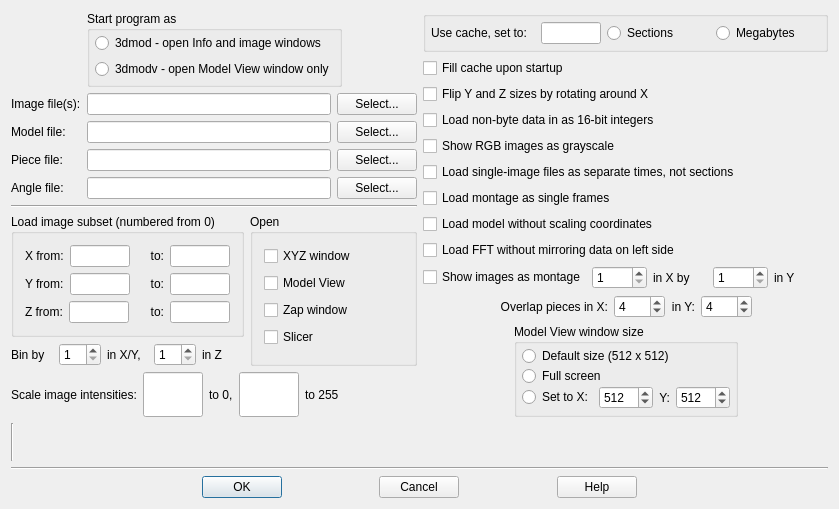
<?xml version="1.0" encoding="UTF-8"?>
<ui version="4.0">
 <class>StartupForm</class>
 <widget class="QDialog" name="StartupForm">
  <property name="geometry">
   <rect>
    <x>0</x>
    <y>0</y>
    <width>839</width>
    <height>509</height>
   </rect>
  </property>
  <property name="windowTitle">
   <string>3dmod Startup</string>
  </property>
  <layout class="QVBoxLayout" name="verticalLayout_4">
   <item>
    <layout class="QHBoxLayout" name="horizontalLayout_3">
     <item>
      <layout class="QVBoxLayout">
       <item>
        <layout class="QHBoxLayout">
         <property name="spacing">
          <number>6</number>
         </property>
         <property name="margin">
          <number>0</number>
         </property>
         <item>
          <spacer name="Spacer11">
           <property name="orientation">
            <enum>Qt::Horizontal</enum>
           </property>
           <property name="sizeType">
            <enum>QSizePolicy::Expanding</enum>
           </property>
           <property name="sizeHint" stdset="0">
            <size>
             <width>53</width>
             <height>16</height>
            </size>
           </property>
          </spacer>
         </item>
         <item>
          <widget class="QGroupBox" name="groupBox">
           <property name="title">
            <string>Start program as</string>
           </property>
           <layout class="QVBoxLayout" name="verticalLayout">
            <property name="leftMargin">
             <number>5</number>
            </property>
            <property name="topMargin">
             <number>2</number>
            </property>
            <property name="rightMargin">
             <number>5</number>
            </property>
            <property name="bottomMargin">
             <number>5</number>
            </property>
            <item>
             <widget class="QRadioButton" name="start3dmodRadio">
              <property name="toolTip">
               <string>Start full 3dmod program</string>
              </property>
              <property name="text">
               <string>3dmod - open Info and image windows</string>
              </property>
             </widget>
            </item>
            <item>
             <widget class="QRadioButton" name="startModvRadio">
              <property name="toolTip">
               <string>Start 3dmodv in standalone model view mode</string>
              </property>
              <property name="text">
               <string>3dmodv - open Model View window only</string>
              </property>
             </widget>
            </item>
           </layout>
          </widget>
         </item>
         <item>
          <spacer name="Spacer10">
           <property name="orientation">
            <enum>Qt::Horizontal</enum>
           </property>
           <property name="sizeType">
            <enum>QSizePolicy::Expanding</enum>
           </property>
           <property name="sizeHint" stdset="0">
            <size>
             <width>53</width>
             <height>16</height>
            </size>
           </property>
          </spacer>
         </item>
        </layout>
       </item>
       <item>
        <layout class="QGridLayout">
         <item row="1" column="1">
          <widget class="QLineEdit" name="modelFileEdit"/>
         </item>
         <item row="0" column="1">
          <widget class="QLineEdit" name="imageFilesEdit"/>
         </item>
         <item row="1" column="2">
          <widget class="QPushButton" name="modelSelectButton">
           <property name="focusPolicy">
            <enum>Qt::NoFocus</enum>
           </property>
           <property name="text">
            <string>Select...</string>
           </property>
          </widget>
         </item>
         <item row="2" column="1">
          <widget class="QLineEdit" name="pieceFileEdit"/>
         </item>
         <item row="0" column="2">
          <widget class="QPushButton" name="imageSelectButton">
           <property name="focusPolicy">
            <enum>Qt::NoFocus</enum>
           </property>
           <property name="text">
            <string>Select...</string>
           </property>
          </widget>
         </item>
         <item row="2" column="2">
          <widget class="QPushButton" name="pieceSelectButton">
           <property name="focusPolicy">
            <enum>Qt::NoFocus</enum>
           </property>
           <property name="text">
            <string>Select...</string>
           </property>
          </widget>
         </item>
         <item row="0" column="0">
          <widget class="QLabel" name="imageFilesLabel">
           <property name="text">
            <string>Image file(s):</string>
           </property>
           <property name="wordWrap">
            <bool>false</bool>
           </property>
          </widget>
         </item>
         <item row="2" column="0">
          <widget class="QLabel" name="pieceFileLabel">
           <property name="text">
            <string>Piece file:</string>
           </property>
           <property name="wordWrap">
            <bool>false</bool>
           </property>
          </widget>
         </item>
         <item row="3" column="0">
          <widget class="QLabel" name="angleFileLabel">
           <property name="text">
            <string>Angle file:</string>
           </property>
           <property name="wordWrap">
            <bool>false</bool>
           </property>
          </widget>
         </item>
         <item row="3" column="2">
          <widget class="QPushButton" name="angleSelectButton">
           <property name="focusPolicy">
            <enum>Qt::NoFocus</enum>
           </property>
           <property name="text">
            <string>Select...</string>
           </property>
          </widget>
         </item>
         <item row="1" column="0">
          <widget class="QLabel" name="modelFileLabel">
           <property name="text">
            <string>Model file:</string>
           </property>
           <property name="wordWrap">
            <bool>false</bool>
           </property>
          </widget>
         </item>
         <item row="3" column="1">
          <widget class="QLineEdit" name="angleFileEdit"/>
         </item>
        </layout>
       </item>
       <item>
        <widget class="Line" name="Line1">
         <property name="frameShape">
          <enum>QFrame::HLine</enum>
         </property>
         <property name="frameShadow">
          <enum>QFrame::Sunken</enum>
         </property>
        </widget>
       </item>
       <item>
        <layout class="QHBoxLayout">
         <item>
          <layout class="QVBoxLayout">
           <item>
            <widget class="QGroupBox" name="subsetsBox">
             <property name="title">
              <string>Load image subset (numbered from 0)</string>
             </property>
             <layout class="QVBoxLayout">
              <property name="spacing">
               <number>6</number>
              </property>
              <property name="margin">
               <number>11</number>
              </property>
              <item>
               <layout class="QHBoxLayout">
                <property name="spacing">
                 <number>6</number>
                </property>
                <property name="margin">
                 <number>0</number>
                </property>
                <item>
                 <widget class="QLabel" name="xMinLabel">
                  <property name="text">
                   <string>X from:</string>
                  </property>
                  <property name="wordWrap">
                   <bool>false</bool>
                  </property>
                 </widget>
                </item>
                <item>
                 <widget class="QLineEdit" name="xFromEdit">
                  <property name="sizePolicy">
                   <sizepolicy hsizetype="Fixed" vsizetype="Fixed">
                    <horstretch>0</horstretch>
                    <verstretch>0</verstretch>
                   </sizepolicy>
                  </property>
                  <property name="maximumSize">
                   <size>
                    <width>60</width>
                    <height>32767</height>
                   </size>
                  </property>
                 </widget>
                </item>
                <item>
                 <widget class="QLabel" name="xToLabel">
                  <property name="text">
                   <string>to:</string>
                  </property>
                  <property name="alignment">
                   <set>Qt::AlignRight|Qt::AlignTrailing|Qt::AlignVCenter</set>
                  </property>
                  <property name="wordWrap">
                   <bool>false</bool>
                  </property>
                 </widget>
                </item>
                <item>
                 <widget class="QLineEdit" name="xToEdit">
                  <property name="sizePolicy">
                   <sizepolicy hsizetype="Fixed" vsizetype="Fixed">
                    <horstretch>0</horstretch>
                    <verstretch>0</verstretch>
                   </sizepolicy>
                  </property>
                  <property name="maximumSize">
                   <size>
                    <width>60</width>
                    <height>32767</height>
                   </size>
                  </property>
                 </widget>
                </item>
               </layout>
              </item>
              <item>
               <layout class="QHBoxLayout">
                <property name="spacing">
                 <number>6</number>
                </property>
                <property name="margin">
                 <number>0</number>
                </property>
                <item>
                 <widget class="QLabel" name="yMinLabel">
                  <property name="text">
                   <string>Y from:</string>
                  </property>
                  <property name="wordWrap">
                   <bool>false</bool>
                  </property>
                 </widget>
                </item>
                <item>
                 <widget class="QLineEdit" name="yFromEdit">
                  <property name="sizePolicy">
                   <sizepolicy hsizetype="Fixed" vsizetype="Fixed">
                    <horstretch>0</horstretch>
                    <verstretch>0</verstretch>
                   </sizepolicy>
                  </property>
                  <property name="maximumSize">
                   <size>
                    <width>60</width>
                    <height>32767</height>
                   </size>
                  </property>
                 </widget>
                </item>
                <item>
                 <widget class="QLabel" name="yToLabel">
                  <property name="text">
                   <string>to:</string>
                  </property>
                  <property name="alignment">
                   <set>Qt::AlignRight|Qt::AlignTrailing|Qt::AlignVCenter</set>
                  </property>
                  <property name="wordWrap">
                   <bool>false</bool>
                  </property>
                 </widget>
                </item>
                <item>
                 <widget class="QLineEdit" name="yToEdit">
                  <property name="sizePolicy">
                   <sizepolicy hsizetype="Fixed" vsizetype="Fixed">
                    <horstretch>0</horstretch>
                    <verstretch>0</verstretch>
                   </sizepolicy>
                  </property>
                  <property name="maximumSize">
                   <size>
                    <width>60</width>
                    <height>32767</height>
                   </size>
                  </property>
                 </widget>
                </item>
               </layout>
              </item>
              <item>
               <layout class="QHBoxLayout">
                <property name="spacing">
                 <number>6</number>
                </property>
                <property name="margin">
                 <number>0</number>
                </property>
                <item>
                 <widget class="QLabel" name="zMinLabel">
                  <property name="text">
                   <string>Z from:</string>
                  </property>
                  <property name="wordWrap">
                   <bool>false</bool>
                  </property>
                 </widget>
                </item>
                <item>
                 <widget class="QLineEdit" name="zFromEdit">
                  <property name="sizePolicy">
                   <sizepolicy hsizetype="Fixed" vsizetype="Fixed">
                    <horstretch>0</horstretch>
                    <verstretch>0</verstretch>
                   </sizepolicy>
                  </property>
                  <property name="maximumSize">
                   <size>
                    <width>60</width>
                    <height>32767</height>
                   </size>
                  </property>
                 </widget>
                </item>
                <item>
                 <widget class="QLabel" name="zToLabel">
                  <property name="text">
                   <string>to:</string>
                  </property>
                  <property name="alignment">
                   <set>Qt::AlignRight|Qt::AlignTrailing|Qt::AlignVCenter</set>
                  </property>
                  <property name="wordWrap">
                   <bool>false</bool>
                  </property>
                 </widget>
                </item>
                <item>
                 <widget class="QLineEdit" name="zToEdit">
                  <property name="sizePolicy">
                   <sizepolicy hsizetype="Fixed" vsizetype="Fixed">
                    <horstretch>0</horstretch>
                    <verstretch>0</verstretch>
                   </sizepolicy>
                  </property>
                  <property name="maximumSize">
                   <size>
                    <width>60</width>
                    <height>32767</height>
                   </size>
                  </property>
                 </widget>
                </item>
               </layout>
              </item>
             </layout>
            </widget>
           </item>
           <item>
            <layout class="QHBoxLayout">
             <item>
              <widget class="QLabel" name="binByLabel">
               <property name="text">
                <string>Bin by</string>
               </property>
               <property name="wordWrap">
                <bool>false</bool>
               </property>
              </widget>
             </item>
             <item>
              <widget class="QSpinBox" name="binXYSpinBox">
               <property name="minimum">
                <number>1</number>
               </property>
               <property name="maximum">
                <number>32</number>
               </property>
              </widget>
             </item>
             <item>
              <widget class="QLabel" name="binByXYLabel">
               <property name="text">
                <string>in X/Y, </string>
               </property>
               <property name="wordWrap">
                <bool>false</bool>
               </property>
              </widget>
             </item>
             <item>
              <widget class="QSpinBox" name="binZSpinBox">
               <property name="minimum">
                <number>1</number>
               </property>
               <property name="maximum">
                <number>32</number>
               </property>
              </widget>
             </item>
             <item>
              <widget class="QLabel" name="binByZLabel">
               <property name="text">
                <string>in Z</string>
               </property>
               <property name="wordWrap">
                <bool>false</bool>
               </property>
              </widget>
             </item>
            </layout>
           </item>
          </layout>
         </item>
         <item>
          <widget class="QGroupBox" name="openWhichBox">
           <property name="title">
            <string>Open</string>
           </property>
           <layout class="QVBoxLayout" name="verticalLayout_5">
            <item>
             <widget class="QCheckBox" name="openXYZBox">
              <property name="text">
               <string>XYZ window</string>
              </property>
             </widget>
            </item>
            <item>
             <widget class="QCheckBox" name="openModvBox">
              <property name="text">
               <string>Model View</string>
              </property>
             </widget>
            </item>
            <item>
             <widget class="QCheckBox" name="openZapBox">
              <property name="text">
               <string>Zap window</string>
              </property>
             </widget>
            </item>
            <item>
             <widget class="QCheckBox" name="openSlicerBox">
              <property name="text">
               <string>Slicer</string>
              </property>
             </widget>
            </item>
           </layout>
          </widget>
         </item>
        </layout>
       </item>
       <item>
        <layout class="QHBoxLayout">
         <property name="spacing">
          <number>6</number>
         </property>
         <property name="margin">
          <number>0</number>
         </property>
         <item>
          <widget class="QLabel" name="scaleImageLabel">
           <property name="text">
            <string>Scale image intensities:</string>
           </property>
           <property name="wordWrap">
            <bool>false</bool>
           </property>
          </widget>
         </item>
         <item>
          <widget class="QLineEdit" name="scaleFromEdit">
           <property name="sizePolicy">
            <sizepolicy hsizetype="Fixed" vsizetype="Fixed">
             <horstretch>0</horstretch>
             <verstretch>0</verstretch>
            </sizepolicy>
           </property>
           <property name="maximumSize">
            <size>
             <width>60</width>
             <height>32767</height>
            </size>
           </property>
          </widget>
         </item>
         <item>
          <widget class="QLabel" name="to0Label">
           <property name="text">
            <string>to 0,</string>
           </property>
           <property name="wordWrap">
            <bool>false</bool>
           </property>
          </widget>
         </item>
         <item>
          <widget class="QLineEdit" name="scaleToEdit">
           <property name="sizePolicy">
            <sizepolicy hsizetype="Fixed" vsizetype="Fixed">
             <horstretch>0</horstretch>
             <verstretch>0</verstretch>
            </sizepolicy>
           </property>
           <property name="maximumSize">
            <size>
             <width>60</width>
             <height>32767</height>
            </size>
           </property>
          </widget>
         </item>
         <item>
          <widget class="QLabel" name="to255Label">
           <property name="text">
            <string>to 255</string>
           </property>
           <property name="wordWrap">
            <bool>false</bool>
           </property>
          </widget>
         </item>
         <item>
          <spacer name="Spacer12">
           <property name="orientation">
            <enum>Qt::Horizontal</enum>
           </property>
           <property name="sizeType">
            <enum>QSizePolicy::Expanding</enum>
           </property>
           <property name="sizeHint" stdset="0">
            <size>
             <width>30</width>
             <height>0</height>
            </size>
           </property>
          </spacer>
         </item>
        </layout>
       </item>
      </layout>
     </item>
     <item>
      <layout class="QVBoxLayout" name="verticalLayout_3">
       <item>
        <widget class="QGroupBox" name="groupBox_2">
         <property name="title">
          <string/>
         </property>
         <layout class="QHBoxLayout" name="horizontalLayout">
          <property name="margin">
           <number>5</number>
          </property>
          <item>
           <widget class="QLabel" name="useCacheLabel">
            <property name="text">
             <string>Use cache, set to:</string>
            </property>
            <property name="wordWrap">
             <bool>false</bool>
            </property>
           </widget>
          </item>
          <item>
           <widget class="QLineEdit" name="cacheSizeEdit">
            <property name="sizePolicy">
             <sizepolicy hsizetype="Fixed" vsizetype="Fixed">
              <horstretch>0</horstretch>
              <verstretch>0</verstretch>
             </sizepolicy>
            </property>
            <property name="maximumSize">
             <size>
              <width>60</width>
              <height>32767</height>
             </size>
            </property>
           </widget>
          </item>
          <item>
           <widget class="QRadioButton" name="cacheSectionsButton">
            <property name="text">
             <string>Sections</string>
            </property>
           </widget>
          </item>
          <item>
           <widget class="QRadioButton" name="megabyteButton">
            <property name="text">
             <string>Megabytes</string>
            </property>
           </widget>
          </item>
         </layout>
        </widget>
       </item>
       <item>
        <widget class="QCheckBox" name="fillCacheBox">
         <property name="text">
          <string>Fill cache upon startup</string>
         </property>
        </widget>
       </item>
       <item>
        <widget class="QCheckBox" name="flipCheckBox">
         <property name="text">
          <string>Flip Y and Z sizes by rotating around X</string>
         </property>
        </widget>
       </item>
       <item>
        <widget class="QCheckBox" name="loadUshortBox">
         <property name="text">
          <string>Load non-byte data in as 16-bit integers</string>
         </property>
        </widget>
       </item>
       <item>
        <widget class="QCheckBox" name="showRGBGrayBox">
         <property name="text">
          <string>Show RGB images as grayscale</string>
         </property>
        </widget>
       </item>
       <item>
        <widget class="QCheckBox" name="loadSepTimesBox">
         <property name="text">
          <string>Load single-image files as separate times, not sections</string>
         </property>
        </widget>
       </item>
       <item>
        <widget class="QCheckBox" name="loadFramesBox">
         <property name="text">
          <string>Load montage as single frames</string>
         </property>
        </widget>
       </item>
       <item>
        <widget class="QCheckBox" name="loadUnscaledBox">
         <property name="text">
          <string>Load model without scaling coordinates</string>
         </property>
        </widget>
       </item>
       <item>
        <widget class="QCheckBox" name="loadNoMirrorBox">
         <property name="text">
          <string>Load FFT without mirroring data on left side</string>
         </property>
        </widget>
       </item>
       <item>
        <layout class="QHBoxLayout">
         <property name="spacing">
          <number>6</number>
         </property>
         <property name="margin">
          <number>0</number>
         </property>
         <item>
          <widget class="QCheckBox" name="showMontageBox">
           <property name="text">
            <string>Show images as montage</string>
           </property>
          </widget>
         </item>
         <item>
          <widget class="QSpinBox" name="xMontageSpinBox">
           <property name="minimum">
            <number>1</number>
           </property>
           <property name="maximum">
            <number>200</number>
           </property>
          </widget>
         </item>
         <item>
          <widget class="QLabel" name="xMontageLabel">
           <property name="text">
            <string>in X by</string>
           </property>
           <property name="wordWrap">
            <bool>false</bool>
           </property>
          </widget>
         </item>
         <item>
          <widget class="QSpinBox" name="yMontageSpinBox">
           <property name="minimum">
            <number>1</number>
           </property>
           <property name="maximum">
            <number>200</number>
           </property>
          </widget>
         </item>
         <item>
          <widget class="QLabel" name="yMontageLabel">
           <property name="text">
            <string>in Y</string>
           </property>
           <property name="wordWrap">
            <bool>false</bool>
           </property>
          </widget>
         </item>
        </layout>
       </item>
       <item>
        <layout class="QHBoxLayout">
         <property name="spacing">
          <number>6</number>
         </property>
         <property name="margin">
          <number>0</number>
         </property>
         <item>
          <spacer name="Spacer5">
           <property name="orientation">
            <enum>Qt::Horizontal</enum>
           </property>
           <property name="sizeType">
            <enum>QSizePolicy::Expanding</enum>
           </property>
           <property name="sizeHint" stdset="0">
            <size>
             <width>30</width>
             <height>0</height>
            </size>
           </property>
          </spacer>
         </item>
         <item>
          <widget class="QLabel" name="xOverlapLabel">
           <property name="text">
            <string>Overlap pieces in X:</string>
           </property>
           <property name="alignment">
            <set>Qt::AlignRight|Qt::AlignTrailing|Qt::AlignVCenter</set>
           </property>
           <property name="wordWrap">
            <bool>false</bool>
           </property>
          </widget>
         </item>
         <item>
          <widget class="QSpinBox" name="xOverlapSpinBox">
           <property name="minimum">
            <number>-100</number>
           </property>
           <property name="maximum">
            <number>200</number>
           </property>
           <property name="value">
            <number>4</number>
           </property>
          </widget>
         </item>
         <item>
          <widget class="QLabel" name="yOverlapLabel">
           <property name="text">
            <string>in Y:</string>
           </property>
           <property name="alignment">
            <set>Qt::AlignRight|Qt::AlignTrailing|Qt::AlignVCenter</set>
           </property>
           <property name="wordWrap">
            <bool>false</bool>
           </property>
          </widget>
         </item>
         <item>
          <widget class="QSpinBox" name="yOverlapSpinBox">
           <property name="minimum">
            <number>-100</number>
           </property>
           <property name="maximum">
            <number>200</number>
           </property>
           <property name="value">
            <number>4</number>
           </property>
          </widget>
         </item>
         <item>
          <spacer name="Spacer6">
           <property name="orientation">
            <enum>Qt::Horizontal</enum>
           </property>
           <property name="sizeType">
            <enum>QSizePolicy::Expanding</enum>
           </property>
           <property name="sizeHint" stdset="0">
            <size>
             <width>30</width>
             <height>0</height>
            </size>
           </property>
          </spacer>
         </item>
        </layout>
       </item>
       <item>
        <layout class="QHBoxLayout" name="horizontalLayout_2">
         <item>
          <spacer name="Spacer9">
           <property name="orientation">
            <enum>Qt::Horizontal</enum>
           </property>
           <property name="sizeType">
            <enum>QSizePolicy::Expanding</enum>
           </property>
           <property name="sizeHint" stdset="0">
            <size>
             <width>30</width>
             <height>0</height>
            </size>
           </property>
          </spacer>
         </item>
         <item>
          <widget class="QGroupBox" name="winSizeGroupBox">
           <property name="title">
            <string>Model View window size</string>
           </property>
           <layout class="QVBoxLayout" name="verticalLayout_2">
            <property name="spacing">
             <number>0</number>
            </property>
            <property name="leftMargin">
             <number>5</number>
            </property>
            <property name="topMargin">
             <number>2</number>
            </property>
            <property name="rightMargin">
             <number>5</number>
            </property>
            <property name="bottomMargin">
             <number>5</number>
            </property>
            <item>
             <widget class="QRadioButton" name="defaultSizeButton">
              <property name="text">
               <string>Default size (512 x 512)</string>
              </property>
             </widget>
            </item>
            <item>
             <widget class="QRadioButton" name="fullScreenButton">
              <property name="text">
               <string>Full screen</string>
              </property>
             </widget>
            </item>
            <item>
             <layout class="QHBoxLayout">
              <property name="spacing">
               <number>6</number>
              </property>
              <property name="margin">
               <number>0</number>
              </property>
              <item>
               <widget class="QRadioButton" name="setSizeButton">
                <property name="text">
                 <string>Set to X:</string>
                </property>
               </widget>
              </item>
              <item>
               <widget class="QSpinBox" name="xSizeSpinBox">
                <property name="minimum">
                 <number>8</number>
                </property>
                <property name="maximum">
                 <number>2048</number>
                </property>
                <property name="singleStep">
                 <number>8</number>
                </property>
                <property name="value">
                 <number>512</number>
                </property>
               </widget>
              </item>
              <item>
               <widget class="QLabel" name="ySizeLabel">
                <property name="text">
                 <string>Y:</string>
                </property>
                <property name="alignment">
                 <set>Qt::AlignRight|Qt::AlignTrailing|Qt::AlignVCenter</set>
                </property>
                <property name="wordWrap">
                 <bool>false</bool>
                </property>
               </widget>
              </item>
              <item>
               <widget class="QSpinBox" name="ySizeSpinBox">
                <property name="minimum">
                 <number>8</number>
                </property>
                <property name="maximum">
                 <number>2048</number>
                </property>
                <property name="singleStep">
                 <number>8</number>
                </property>
                <property name="value">
                 <number>512</number>
                </property>
               </widget>
              </item>
             </layout>
            </item>
           </layout>
          </widget>
         </item>
         <item>
          <spacer name="Spacer8">
           <property name="orientation">
            <enum>Qt::Horizontal</enum>
           </property>
           <property name="sizeType">
            <enum>QSizePolicy::Expanding</enum>
           </property>
           <property name="sizeHint" stdset="0">
            <size>
             <width>30</width>
             <height>0</height>
            </size>
           </property>
          </spacer>
         </item>
        </layout>
       </item>
      </layout>
     </item>
    </layout>
   </item>
   <item>
    <widget class="Line" name="line2">
     <property name="frameShape">
      <enum>QFrame::VLine</enum>
     </property>
     <property name="frameShadow">
      <enum>QFrame::Sunken</enum>
     </property>
    </widget>
   </item>
   <item>
    <widget class="Line" name="line3">
     <property name="frameShape">
      <enum>QFrame::HLine</enum>
     </property>
     <property name="frameShadow">
      <enum>QFrame::Sunken</enum>
     </property>
    </widget>
   </item>
   <item>
    <layout class="QHBoxLayout">
     <item>
      <spacer name="Spacer3">
       <property name="orientation">
        <enum>Qt::Horizontal</enum>
       </property>
       <property name="sizeType">
        <enum>QSizePolicy::Expanding</enum>
       </property>
       <property name="sizeHint" stdset="0">
        <size>
         <width>200</width>
         <height>16</height>
        </size>
       </property>
      </spacer>
     </item>
     <item>
      <widget class="QPushButton" name="OKButton">
       <property name="text">
        <string>OK</string>
       </property>
       <property name="default">
        <bool>true</bool>
       </property>
      </widget>
     </item>
     <item>
      <spacer name="Spacer1">
       <property name="orientation">
        <enum>Qt::Horizontal</enum>
       </property>
       <property name="sizeType">
        <enum>QSizePolicy::Expanding</enum>
       </property>
       <property name="sizeHint" stdset="0">
        <size>
         <width>100</width>
         <height>16</height>
        </size>
       </property>
      </spacer>
     </item>
     <item>
      <widget class="QPushButton" name="cancelButton">
       <property name="text">
        <string>Cancel</string>
       </property>
      </widget>
     </item>
     <item>
      <spacer name="Spacer1_2">
       <property name="orientation">
        <enum>Qt::Horizontal</enum>
       </property>
       <property name="sizeType">
        <enum>QSizePolicy::Expanding</enum>
       </property>
       <property name="sizeHint" stdset="0">
        <size>
         <width>100</width>
         <height>16</height>
        </size>
       </property>
      </spacer>
     </item>
     <item>
      <widget class="QPushButton" name="helpButton">
       <property name="text">
        <string>Help</string>
       </property>
      </widget>
     </item>
     <item>
      <spacer name="Spacer2">
       <property name="orientation">
        <enum>Qt::Horizontal</enum>
       </property>
       <property name="sizeType">
        <enum>QSizePolicy::Expanding</enum>
       </property>
       <property name="sizeHint" stdset="0">
        <size>
         <width>200</width>
         <height>16</height>
        </size>
       </property>
      </spacer>
     </item>
    </layout>
   </item>
  </layout>
 </widget>
 <layoutdefault spacing="6" margin="11"/>
 <tabstops>
  <tabstop>start3dmodRadio</tabstop>
  <tabstop>startModvRadio</tabstop>
  <tabstop>imageFilesEdit</tabstop>
  <tabstop>modelFileEdit</tabstop>
  <tabstop>pieceFileEdit</tabstop>
  <tabstop>xFromEdit</tabstop>
  <tabstop>xToEdit</tabstop>
  <tabstop>yFromEdit</tabstop>
  <tabstop>yToEdit</tabstop>
  <tabstop>zFromEdit</tabstop>
  <tabstop>zToEdit</tabstop>
  <tabstop>openZapBox</tabstop>
  <tabstop>openXYZBox</tabstop>
  <tabstop>openSlicerBox</tabstop>
  <tabstop>openModvBox</tabstop>
  <tabstop>scaleFromEdit</tabstop>
  <tabstop>scaleToEdit</tabstop>
  <tabstop>cacheSizeEdit</tabstop>
  <tabstop>cacheSectionsButton</tabstop>
  <tabstop>megabyteButton</tabstop>
  <tabstop>flipCheckBox</tabstop>
  <tabstop>fillCacheBox</tabstop>
  <tabstop>showRGBGrayBox</tabstop>
  <tabstop>loadFramesBox</tabstop>
  <tabstop>loadUnscaledBox</tabstop>
  <tabstop>showMontageBox</tabstop>
  <tabstop>xMontageSpinBox</tabstop>
  <tabstop>yMontageSpinBox</tabstop>
  <tabstop>xOverlapSpinBox</tabstop>
  <tabstop>yOverlapSpinBox</tabstop>
  <tabstop>defaultSizeButton</tabstop>
  <tabstop>fullScreenButton</tabstop>
  <tabstop>setSizeButton</tabstop>
  <tabstop>xSizeSpinBox</tabstop>
  <tabstop>ySizeSpinBox</tabstop>
  <tabstop>OKButton</tabstop>
  <tabstop>cancelButton</tabstop>
  <tabstop>imageSelectButton</tabstop>
  <tabstop>modelSelectButton</tabstop>
  <tabstop>pieceSelectButton</tabstop>
 </tabstops>
 <resources/>
 <connections>
  <connection>
   <sender>showMontageBox</sender>
   <signal>toggled(bool)</signal>
   <receiver>StartupForm</receiver>
   <slot>showMontageToggled(bool)</slot>
   <hints>
    <hint type="sourcelabel">
     <x>20</x>
     <y>20</y>
    </hint>
    <hint type="destinationlabel">
     <x>20</x>
     <y>20</y>
    </hint>
   </hints>
  </connection>
  <connection>
   <sender>imageSelectButton</sender>
   <signal>clicked()</signal>
   <receiver>StartupForm</receiver>
   <slot>imageSelectClicked()</slot>
   <hints>
    <hint type="sourcelabel">
     <x>20</x>
     <y>20</y>
    </hint>
    <hint type="destinationlabel">
     <x>20</x>
     <y>20</y>
    </hint>
   </hints>
  </connection>
  <connection>
   <sender>modelSelectButton</sender>
   <signal>clicked()</signal>
   <receiver>StartupForm</receiver>
   <slot>modelSelectClicked()</slot>
   <hints>
    <hint type="sourcelabel">
     <x>20</x>
     <y>20</y>
    </hint>
    <hint type="destinationlabel">
     <x>20</x>
     <y>20</y>
    </hint>
   </hints>
  </connection>
  <connection>
   <sender>pieceSelectButton</sender>
   <signal>clicked()</signal>
   <receiver>StartupForm</receiver>
   <slot>pieceSelectClicked()</slot>
   <hints>
    <hint type="sourcelabel">
     <x>20</x>
     <y>20</y>
    </hint>
    <hint type="destinationlabel">
     <x>20</x>
     <y>20</y>
    </hint>
   </hints>
  </connection>
  <connection>
   <sender>imageFilesEdit</sender>
   <signal>textChanged(QString)</signal>
   <receiver>StartupForm</receiver>
   <slot>imageChanged(QString)</slot>
   <hints>
    <hint type="sourcelabel">
     <x>20</x>
     <y>20</y>
    </hint>
    <hint type="destinationlabel">
     <x>20</x>
     <y>20</y>
    </hint>
   </hints>
  </connection>
  <connection>
   <sender>modelFileEdit</sender>
   <signal>textChanged(QString)</signal>
   <receiver>StartupForm</receiver>
   <slot>modelChanged(QString)</slot>
   <hints>
    <hint type="sourcelabel">
     <x>20</x>
     <y>20</y>
    </hint>
    <hint type="destinationlabel">
     <x>20</x>
     <y>20</y>
    </hint>
   </hints>
  </connection>
  <connection>
   <sender>pieceFileEdit</sender>
   <signal>textChanged(QString)</signal>
   <receiver>StartupForm</receiver>
   <slot>pfileChanged(QString)</slot>
   <hints>
    <hint type="sourcelabel">
     <x>20</x>
     <y>20</y>
    </hint>
    <hint type="destinationlabel">
     <x>20</x>
     <y>20</y>
    </hint>
   </hints>
  </connection>
  <connection>
   <sender>OKButton</sender>
   <signal>clicked()</signal>
   <receiver>StartupForm</receiver>
   <slot>accept()</slot>
   <hints>
    <hint type="sourcelabel">
     <x>20</x>
     <y>20</y>
    </hint>
    <hint type="destinationlabel">
     <x>20</x>
     <y>20</y>
    </hint>
   </hints>
  </connection>
  <connection>
   <sender>cancelButton</sender>
   <signal>clicked()</signal>
   <receiver>StartupForm</receiver>
   <slot>reject()</slot>
   <hints>
    <hint type="sourcelabel">
     <x>20</x>
     <y>20</y>
    </hint>
    <hint type="destinationlabel">
     <x>20</x>
     <y>20</y>
    </hint>
   </hints>
  </connection>
  <connection>
   <sender>helpButton</sender>
   <signal>clicked()</signal>
   <receiver>StartupForm</receiver>
   <slot>helpClicked()</slot>
   <hints>
    <hint type="sourcelabel">
     <x>20</x>
     <y>20</y>
    </hint>
    <hint type="destinationlabel">
     <x>20</x>
     <y>20</y>
    </hint>
   </hints>
  </connection>
  <connection>
   <sender>angleSelectButton</sender>
   <signal>clicked()</signal>
   <receiver>StartupForm</receiver>
   <slot>angleSelectClicked()</slot>
   <hints>
    <hint type="sourcelabel">
     <x>20</x>
     <y>20</y>
    </hint>
    <hint type="destinationlabel">
     <x>20</x>
     <y>20</y>
    </hint>
   </hints>
  </connection>
  <connection>
   <sender>angleFileEdit</sender>
   <signal>textChanged(QString)</signal>
   <receiver>StartupForm</receiver>
   <slot>angleFileChanged(QString)</slot>
   <hints>
    <hint type="sourcelabel">
     <x>20</x>
     <y>20</y>
    </hint>
    <hint type="destinationlabel">
     <x>20</x>
     <y>20</y>
    </hint>
   </hints>
  </connection>
 </connections>
</ui>
